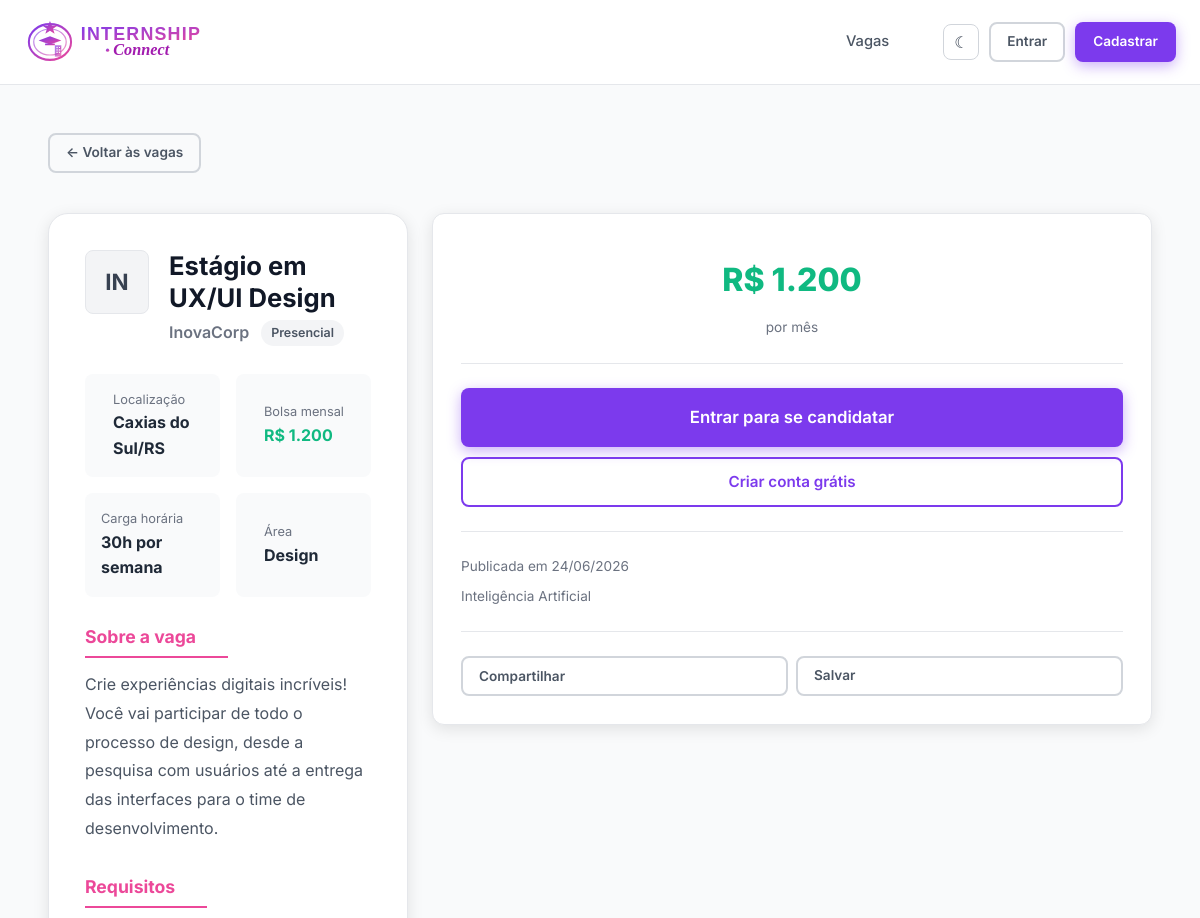
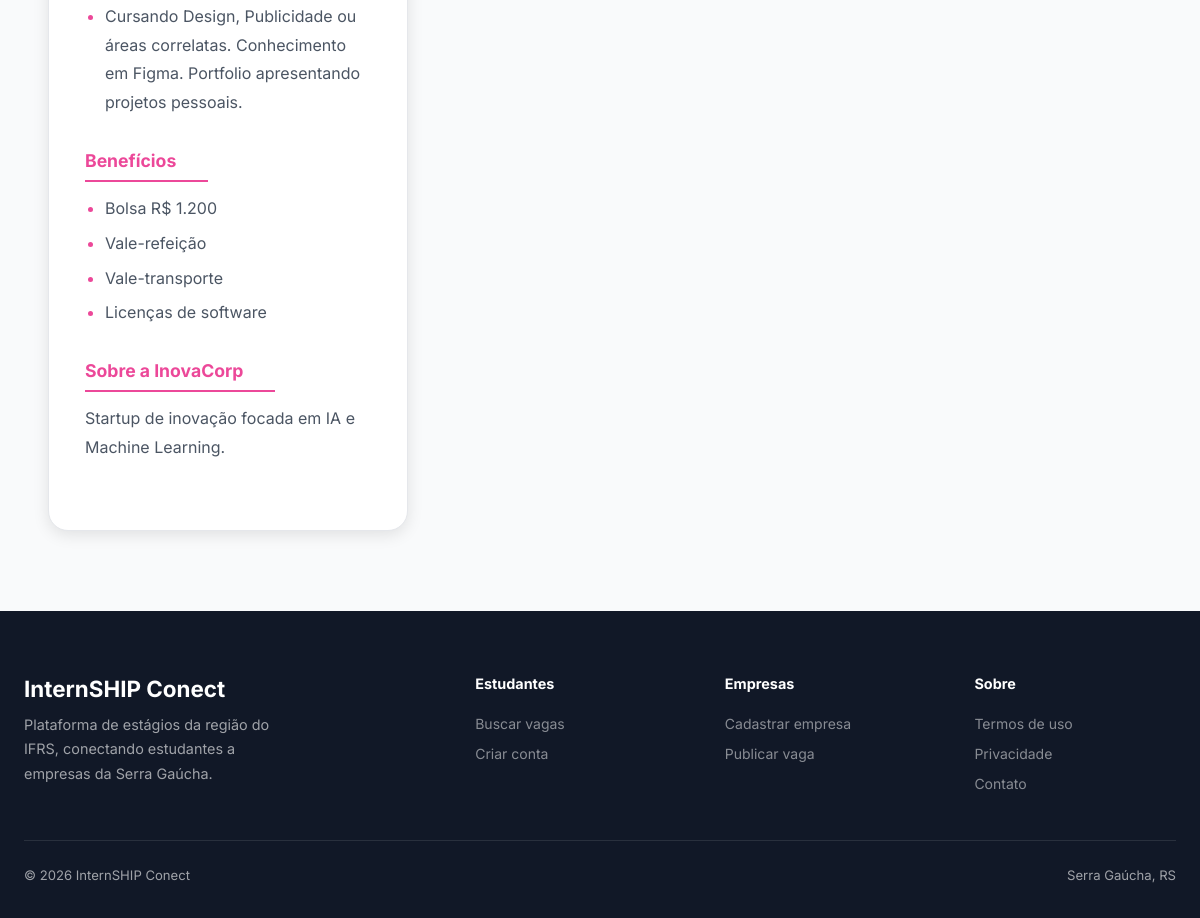
The page /vaga.php?id=3 on the database as committed earlier (2 pictures, top to bottom).
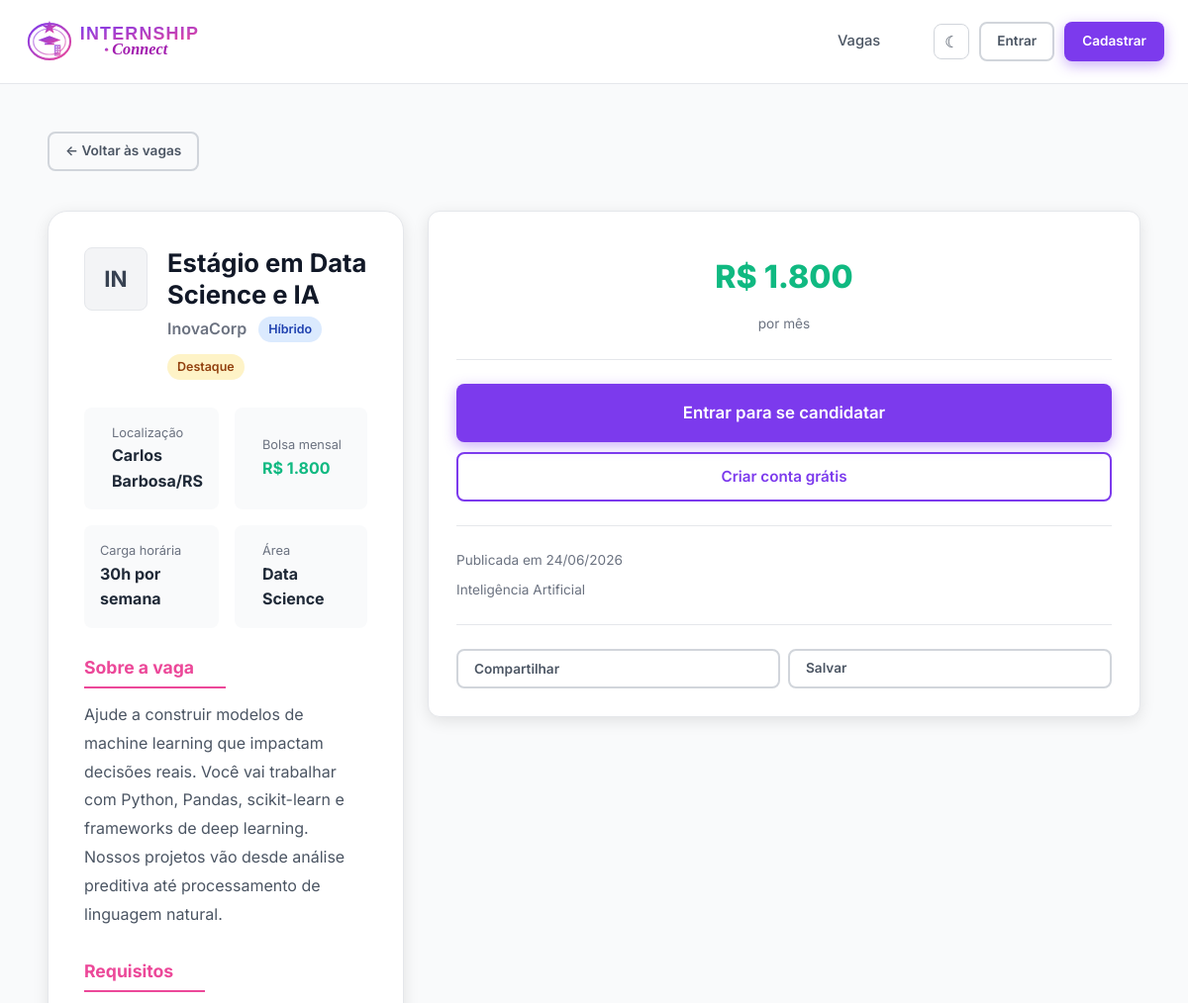
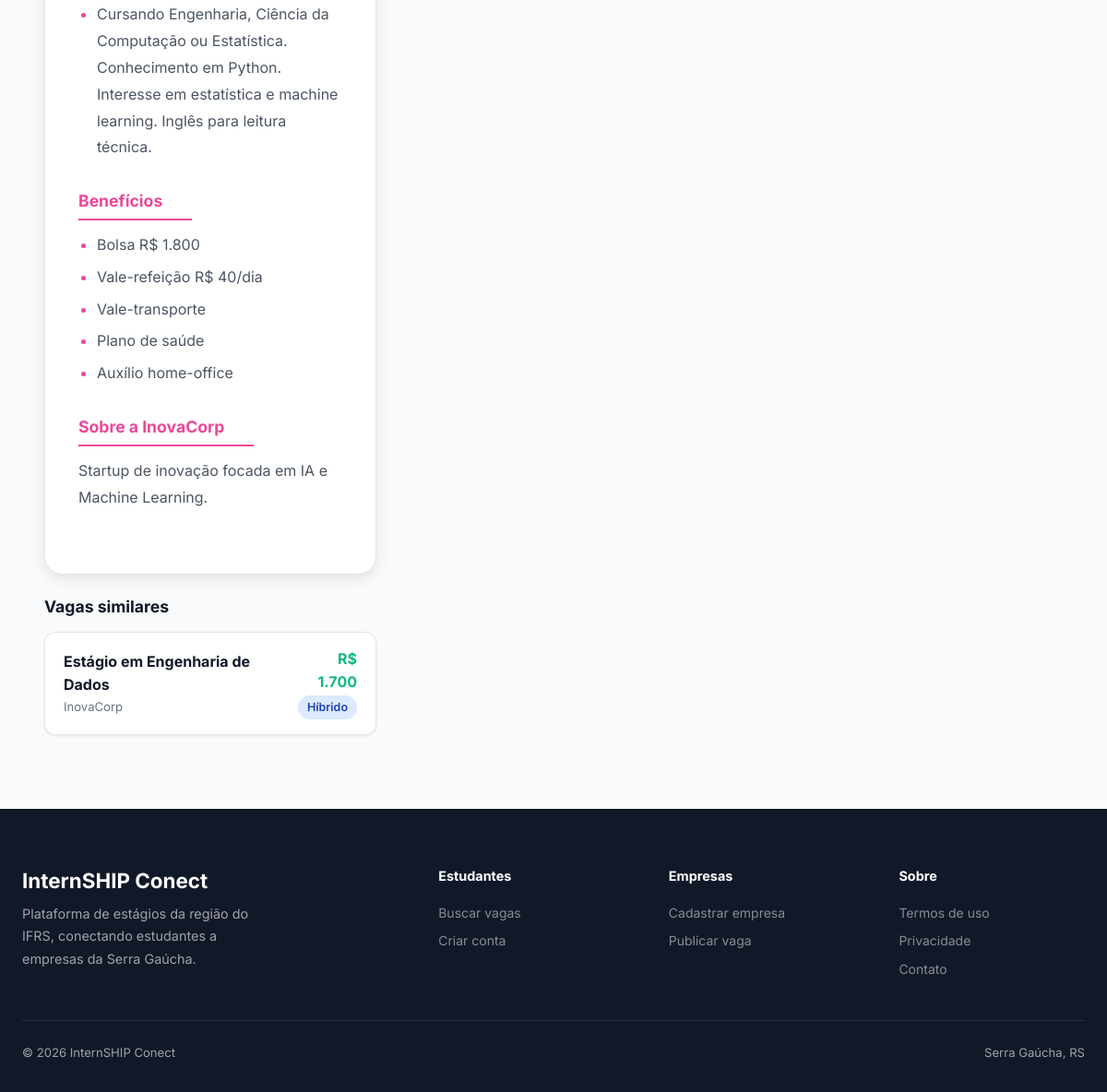
The same page on the database as committed later (2 pictures, top to bottom).
### tables this page shows
CREATE TABLE IF NOT EXISTS vagas (
    id INT AUTO_INCREMENT PRIMARY KEY,
    empresa_id INT NOT NULL,
    titulo VARCHAR(200) NOT NULL,
    descricao TEXT NOT NULL,
    requisitos TEXT,
    beneficios TEXT,
    area VARCHAR(100),
    cidade VARCHAR(100),
    estado CHAR(2),
    modalidade ENUM('presencial','remoto','hibrido') DEFAULT 'presencial',
    bolsa DECIMAL(10,2),
    carga_horaria INT,
    ativa TINYINT(1) DEFAULT 1,
    restrita TINYINT(1) DEFAULT 0,
    motivo_restricao VARCHAR(255) DEFAULT NULL,
    destaque TINYINT(1) DEFAULT 0,
    views INT DEFAULT 0,
    criado_em TIMESTAMP DEFAULT CURRENT_TIMESTAMP,
    FOREIGN KEY (empresa_id) REFERENCES empresas(id) ON DELETE CASCADE
);

CREATE TABLE IF NOT EXISTS empresas (
    id INT AUTO_INCREMENT PRIMARY KEY,
    usuario_id INT NOT NULL UNIQUE,
    nome_empresa VARCHAR(200) NOT NULL,
    cnpj VARCHAR(20),
    descricao TEXT,
    site VARCHAR(255),
    cidade VARCHAR(100),
    estado CHAR(2),
    setor VARCHAR(100),
    logo VARCHAR(255),
    FOREIGN KEY (usuario_id) REFERENCES usuarios(id) ON DELETE CASCADE
);

### includes/auth.php (called while the page is built, shortened)
<?php
function isLoggedIn() {
    return isset($_SESSION['usuario_id']);
}
function isAdmin() {
    return !empty($_SESSION['is_admin']);
}
function isCoordenacao() {
    return isset($_SESSION['tipo']) && $_SESSION['tipo'] === 'coordenacao';
}

### vaga.php (the view, shortened to what this page needs)
<?php
require_once __DIR__ . '/includes/auth.php';
$id = (int)($_GET['id'] ?? 0);
$db = getDB();
$stmt = $db->prepare("
    SELECT v.*, e.nome_empresa, e.logo, e.descricao AS empresa_desc, e.site, e.setor, e.cidade AS emp_cidade, e.estado AS emp_estado, u.email AS empresa_email
    FROM vagas v
    JOIN empresas e ON v.empresa_id = e.id
    JOIN usuarios u ON e.usuario_id = u.id
    WHERE v.id = ?
");
$stmt->execute([$id]);
$vaga = $stmt->fetch();
$ehCoordenacao = isCoordenacao() || isAdmin();
$ehDonoVaga = isEmpresa() && (int)$vaga['empresa_id'] === (int)($_SESSION['perfil_id'] ?? 0);
$jaVisualizou = $_SESSION['vagas_vistas'][$id] ?? false;
if (!$jaVisualizou && !$ehDonoVaga && !$ehCoordenacao) {
    $db->prepare("UPDATE vagas SET views = views + 1 WHERE id = ?")->execute([$id]);
    $vaga['views'] = ($vaga['views'] ?? 0) + 1;
}
$jaCandidatou = false;
$ehFavorita = false;
$similares = $db->prepare("
    SELECT v.id, v.titulo, v.bolsa, v.modalidade, e.nome_empresa
    FROM vagas v JOIN empresas e ON v.empresa_id = e.id
    WHERE v.ativa=1 AND v.restrita=0 AND v.id != ? AND v.area = ?
    LIMIT 3
");
$similares->execute([$id, $vaga['area']]);
$similares = $similares->fetchAll();
function modalidadeLabel($m) { return match($m) { 'remoto' => 'Remoto', 'hibrido' => 'Híbrido', default => 'Presencial' }; }
function modalidadeBadge($m) { return match($m) { 'remoto' => 'badge-green', 'hibrido' => 'badge-blue', default => 'badge-gray' }; }
include __DIR__ . '/includes/header.php';
?>
<div class="job-detail-hero">
  <div class="container">
    <div style="padding:16px 0 24px;">
      <a href="/teste/vagas.php" class="btn btn-ghost btn-sm">← Voltar às vagas</a>
    </div>
  </div>
</div>
<div style="background:var(--gray-50);padding:16px 24px 80px;">
  <div class="container">
    <div class="grid-2" style="align-items:start;">
      <div style="grid-column:1/2;">
        <div style="background:var(--surface);color:var(--text);border-radius:var(--radius-lg);padding:36px;border:1px solid var(--border);box-shadow:var(--shadow);">
          <div class="job-detail-header">
            <div class="company-logo-lg">
              <?php if ($vaga['logo']): ?>
                <img src="<?= htmlspecialchars($vaga['logo']) ?>" alt="">
              <?php else: ?>
                <?= mb_strtoupper(mb_substr($vaga['nome_empresa'], 0, 2)) ?>
              <?php endif; ?>
            </div>
            <div>
              <h1 style="font-size:1.6rem;margin-bottom:6px;"><?= htmlspecialchars($vaga['titulo']) ?></h1>
              <div style="display:flex;align-items:center;gap:12px;flex-wrap:wrap;">
                <span style="font-size:1rem;color:var(--gray-500);font-weight:600;"><?= htmlspecialchars($vaga['nome_empresa']) ?></span>
                <span class="badge <?= modalidadeBadge($vaga['modalidade']) ?>"><?= modalidadeLabel($vaga['modalidade']) ?></span>
                <?php if ($vaga['destaque']): ?>
                  <span class="badge badge-yellow">Destaque</span>
                <?php endif; ?>
              </div>
            </div>
          </div>
          <div class="job-meta-grid">
            <div class="job-meta-item">
              <div>
                <div class="job-meta-label">Localização</div>
                <div class="job-meta-value"><?= htmlspecialchars($vaga['cidade']) ?>/<?= $vaga['estado'] ?></div>
              </div>
            </div>
            <div class="job-meta-item">
              <div>
                <div class="job-meta-label">Bolsa mensal</div>
                <div class="job-meta-value" style="color:var(--accent);">R$ <?= number_format($vaga['bolsa'], 0, ',', '.') ?></div>
              </div>
            </div>
            <div class="job-meta-item">
              <div>
                <div class="job-meta-label">Carga horária</div>
                <div class="job-meta-value"><?= $vaga['carga_horaria'] ?>h por semana</div>
              </div>
            </div>
            <div class="job-meta-item">
              <div>
                <div class="job-meta-label">Área</div>
                <div class="job-meta-value"><?= htmlspecialchars($vaga['area']) ?></div>
              </div>
            </div>
          </div>
          <div class="job-section">
            <h3>Sobre a vaga</h3>
            <p><?= nl2br(htmlspecialchars($vaga['descricao'])) ?></p>
          </div>
          <?php if ($vaga['requisitos']): ?>
          <div class="job-section">
            <h3>Requisitos</h3>
            <ul>
              <?php foreach (explode("\n", $vaga['requisitos']) as $req): ?>
                <?php $req = trim($req); if ($req): ?>
                  <li><?= htmlspecialchars($req) ?></li>
                <?php endif; ?>
              <?php endforeach; ?>
            </ul>
          </div>
          <?php endif; ?>
          <?php if ($vaga['beneficios']): ?>
          <div class="job-section">
            <h3>Benefícios</h3>
            <ul>
              <?php foreach (explode(",", $vaga['beneficios']) as $ben): ?>
                <?php $ben = trim($ben); if ($ben): ?>
                  <li><?= htmlspecialchars($ben) ?></li>
                <?php endif; ?>
              <?php endforeach; ?>
            </ul>
          </div>
          <?php endif; ?>
          <?php if ($vaga['empresa_desc']): ?>
          <div class="job-section">
            <h3>Sobre a <?= htmlspecialchars($vaga['nome_empresa']) ?></h3>
            <p><?= nl2br(htmlspecialchars($vaga['empresa_desc'])) ?></p>
          </div>
          <?php endif; ?>
        </div>
        <?php if (!empty($similares)): ?>
        <div style="margin-top:24px;">
          <h3 style="margin-bottom:16px;font-size:1.1rem;">Vagas similares</h3>
          <div style="display:flex;flex-direction:column;gap:12px;">
            <?php foreach ($similares as $s): ?>
            <a href="/teste/vaga.php?id=<?= $s['id'] ?>" style="text-decoration:none;">
              <div class="card" style="padding:16px 20px;display:flex;justify-content:space-between;align-items:center;transition:all .2s;" onmouseover="this.style.borderColor='var(--primary)'" onmouseout="this.style.borderColor='var(--gray-200)'">
                <div>
                  <div style="font-weight:700;color:var(--gray-900);"><?= htmlspecialchars($s['titulo']) ?></div>
                  <div style="font-size:.82rem;color:var(--gray-500);"><?= htmlspecialchars($s['nome_empresa']) ?></div>
                </div>
                <div style="text-align:right;">
                  <div style="font-weight:700;color:var(--accent);">R$ <?= number_format($s['bolsa'], 0, ',', '.') ?></div>
                  <span class="badge <?= modalidadeBadge($s['modalidade']) ?>"><?= modalidadeLabel($s['modalidade']) ?></span>
                </div>
              </div>
            </a>
            <?php endforeach; ?>
          </div>
        </div>
        <?php endif; ?>
      </div>
      <div>
        <div class="apply-card">
          <div style="text-align:center;margin-bottom:16px;">
            <div class="bolsa-display">R$ <?= number_format($vaga['bolsa'], 0, ',', '.') ?></div>
            <div style="color:var(--gray-500);font-size:.85rem;">por mês</div>
          </div>
          <div class="divider"></div>
          <?php if ($ehCoordenacao): ?>
            <div style="text-align:center;margin-bottom:14px;font-weight:700;color:var(--primary);">Painel da Coordenação</div>
            <?php if (!empty($vaga['restrita'])): ?>
              <div class="alert alert-error" style="margin-bottom:12px;">
                Vaga <strong>restrita</strong>.
                <?php if (!empty($vaga['motivo_restricao'])): ?><br>Motivo: <?= htmlspecialchars($vaga['motivo_restricao']) ?><?php endif; ?>
              </div>
              <form method="POST" onsubmit="return confirm('Liberar esta vaga? Ela voltará a aparecer nas buscas.');">
                <input type="hidden" name="moderar_vaga" value="1">
                <input type="hidden" name="acao_mod" value="liberar">
                <button type="submit" class="btn btn-primary btn-block btn-lg">Liberar vaga</button>
              </form>
            <?php else: ?>
              <form method="POST" onsubmit="return confirm('Restringir esta vaga? Ela deixará de aparecer nas buscas públicas.');">
                <input type="hidden" name="moderar_vaga" value="1">
                <input type="hidden" name="acao_mod" value="restringir">
                <div class="form-group">
                  <label class="form-label">Motivo da restrição</label>
                  <textarea name="motivo" class="form-control" rows="3" placeholder="Ex.: conteúdo fora das políticas, vaga falsa, dados inadequados..." required></textarea>
                </div>
                <button type="submit" class="btn btn-block btn-lg" style="background:var(--danger);color:#fff;">Restringir vaga</button>
              </form>
            <?php endif; ?>
            <a href="mailto:<?= htmlspecialchars($vaga['empresa_email']) ?>?subject=<?= rawurlencode('[InternSHIP Coordenação] Vaga: ' . $vaga['titulo']) ?>"
               class="btn btn-ghost btn-block" style="margin-top:10px;display:inline-flex;align-items:center;justify-content:center;gap:8px;">
              <svg width="18" height="18" viewBox="0 0 24 24" fill="none" stroke="currentColor" stroke-width="2" stroke-linecap="round" stroke-linejoin="round"><path d="M21 15a2 2 0 0 1-2 2H7l-4 4V5a2 2 0 0 1 2-2h14a2 2 0 0 1 2 2z"/></svg>
              Falar com a empresa
            </a>
          <?php elseif (isLoggedIn() && isEmpresa()): ?>
            <div class="alert alert-info">
              Empresas não podem se candidatar a vagas.
            </div>
          <?php else: ?>
            <a href="/teste/login.php" class="btn btn-primary btn-block btn-lg" style="margin-bottom:10px;">
              Entrar para se candidatar
            </a>
            <a href="/teste/register.php" class="btn btn-secondary btn-block">
              Criar conta grátis
            </a>
          <?php endif; ?>
          <div class="divider"></div>
          <div style="display:flex;flex-direction:column;gap:8px;font-size:.85rem;color:var(--gray-500);">
            <div style="display:flex;align-items:center;gap:8px;">Publicada em <?= date('d/m/Y', strtotime($vaga['criado_em'])) ?></div>
            <div style="display:flex;align-items:center;gap:8px;"><?= htmlspecialchars($vaga['setor']) ?></div>
          </div>
          <div class="divider"></div>
          <div style="display:flex;gap:8px;">
            <button class="btn btn-ghost btn-sm" style="flex:1;" onclick="navigator.share ? navigator.share({title:'<?= htmlspecialchars($vaga['titulo']) ?>',url:window.location.href}) : showToast('Link copiado!','success') || navigator.clipboard.writeText(window.location.href)">
              Compartilhar
            </button>
            <?php if (isLoggedIn() && isAluno()): ?>
              <form method="POST" style="flex:1;margin:0;">
                <button type="submit" name="toggle_favorito" value="1" class="btn btn-ghost btn-sm" style="width:100%;<?= $ehFavorita ? 'color:var(--primary);border-color:var(--primary);' : '' ?>">
                  <?= $ehFavorita ? 'Salva ★' : 'Salvar' ?>
                </button>
              </form>
            <?php elseif (!isLoggedIn()): ?>
              <a href="/teste/login.php" class="btn btn-ghost btn-sm" style="flex:1;text-align:center;">Salvar</a>
            <?php endif; ?>
          </div>
        </div>
      </div>
    </div>
  </div>
</div>
<?php include __DIR__ . '/includes/footer.php'; ?>

### includes/header.php (shortened to what this page needs)
<?php
require_once __DIR__ . '/../includes/auth.php';
$currentPage = basename($_SERVER['PHP_SELF'], '.php');
?>
<!DOCTYPE html>
<html lang="pt-BR">
<head>
  <link rel="stylesheet" href="/teste/assets/css/style.css?v=<?= @filemtime(__DIR__ . '/../assets/css/style.css') ?>">
</head>
<body>
<nav class="navbar">
  <div class="navbar-inner">
    <a href="/teste/" class="navbar-brand">
      <img src="/teste/assets/img/logo.svg" alt="InternSHIP Connect" style="height:52px;width:auto;display:block;object-fit:contain;">
    </a>
    <div class="navbar-nav">
      <a href="/teste/vagas.php" class="<?= $currentPage === 'vagas' ? 'active' : '' ?>">Vagas</a>
    </div>
    <div class="navbar-actions">
      <button class="theme-toggle" id="theme-toggle" title="Alternar tema" aria-label="Alternar tema claro/escuro">
        <span id="theme-icon">&#9790;</span>
      </button>
      <?php if (isLoggedIn()): ?>
        <?php if (isCoordenacao() || isAdmin()): ?>
          <a href="/teste/admin/" class="btn btn-ghost btn-sm" style="color:var(--primary);display:inline-flex;align-items:center;gap:6px;">
            Coordenação
            <?php $msgsNovas = contarMensagensNovas(); if ($msgsNovas): ?>
              <span class="badge badge-red"><?= $msgsNovas ?></span>
            <?php endif; ?>
          </a>
        <?php endif; ?>
        <?php if (isAluno()): ?>
          <a href="/teste/dashboard/aluno.php" class="btn btn-ghost btn-sm">Meu Painel</a>
        <?php elseif (isEmpresa()): ?>
          <a href="/teste/dashboard/empresa.php" class="btn btn-ghost btn-sm">Painel Empresa</a>
          <a href="/teste/empresa/publicar.php" class="btn btn-primary btn-sm">+ Publicar Vaga</a>
        <?php endif; ?>
        <?php if (isAluno() || isEmpresa()): ?>
          <a href="<?= isAluno() ? '/teste/dashboard/aluno.php#perfil' : '/teste/dashboard/empresa.php#perfil' ?>"
             class="btn btn-ghost btn-sm"
             title="<?= htmlspecialchars($_SESSION['nome'] ?? 'Meu perfil') ?>"
             style="padding:8px 12px;display:inline-flex;align-items:center;">
            <svg width="20" height="20" viewBox="0 0 24 24" fill="none" stroke="currentColor" stroke-width="2" stroke-linecap="round" stroke-linejoin="round"><path d="M20 21v-2a4 4 0 0 0-4-4H8a4 4 0 0 0-4 4v2"/><circle cx="12" cy="7" r="4"/></svg>
          </a>
        <?php endif; ?>
        <a href="/teste/logout.php" class="btn btn-ghost btn-sm">Sair</a>
      <?php else: ?>
        <a href="/teste/login.php" class="btn btn-ghost btn-sm">Entrar</a>
        <a href="/teste/register.php" class="btn btn-primary btn-sm">Cadastrar</a>
      <?php endif; ?>
    </div>
  </div>
</nav>

### includes/footer.php (shortened to what this page needs)
<footer class="footer">
  <div class="footer-grid">
    <div class="footer-brand">
      <h3>InternSHIP Conect</h3>
      <p>Plataforma de estágios da região do IFRS, conectando estudantes a empresas da Serra Gaúcha.</p>
    </div>
    <div class="footer-col">
      <h4>Estudantes</h4>
      <a href="/teste/vagas.php">Buscar vagas</a>
      <a href="/teste/register.php">Criar conta</a>
    </div>
    <div class="footer-col">
      <h4>Empresas</h4>
      <a href="/teste/register.php">Cadastrar empresa</a>
      <a href="/teste/empresa/publicar.php">Publicar vaga</a>
    </div>
    <div class="footer-col">
      <h4>Sobre</h4>
      <a href="/teste/termos.php">Termos de uso</a>
      <a href="/teste/privacidade.php">Privacidade</a>
      <a href="/teste/contato.php">Contato</a>
    </div>
  </div>
  <div class="footer-bottom">
    <span>© 2026 InternSHIP Conect</span>
    <span>Serra Gaúcha, RS</span>
  </div>
</footer>
</body>
</html>

Rows that differ between the two databases and show on the page:
changed vagas "RS": titulo "Estágio em UX/UI Design" → "Estágio em Data Science e IA"; modalidade "Presencial" → "Híbrido"; destaque 0 → 1 (drawn); cidade "Caxias do Sul" → "Carlos Barbosa"; bolsa "1.200" → "1.800"; area "Design" → "Data Science"; descricao "Crie experiências digitais incríveis! Você vai participar de todo o processo de design, desde a pesquisa com usuários até a entrega das interfaces para o time de desenvolvimento." → "Ajude a construir modelos de machine learning que impactam decisões reais. Você vai trabalhar com Python, Pandas, scikit-learn e frameworks de deep learning. Nossos projetos vão desde análise preditiva até processamento de linguagem natural."; requisitos "Cursando Design, Publicidade ou áreas correlatas. Conhecimento em Figma. Portfolio apresentando projetos pessoais." → "Cursando Engenharia, Ciência da Computação ou Estatística. Conhecimento em Python. Interesse em estatística e machine learning. Inglês para leitura técnica."
now on this page (row edited): vagas: titulo "Estágio em Engenharia de Dados", empresa.nome_empresa "InovaCorp", bolsa "1.700", modalidade "Híbrido", shown under "Vagas similares"
Other text that changed with them:
text now shown: "Destaque Vagas similares"
new list line: "Bolsa R$ 1.800"
new list line: "Vale-refeição R$ 40/dia"
new list line: "Plano de saúde"
new list line: "Auxílio home-office"
list line gone: "Bolsa R$ 1.200"
list line gone: "Vale-refeição"
list line gone: "Licenças de software"
